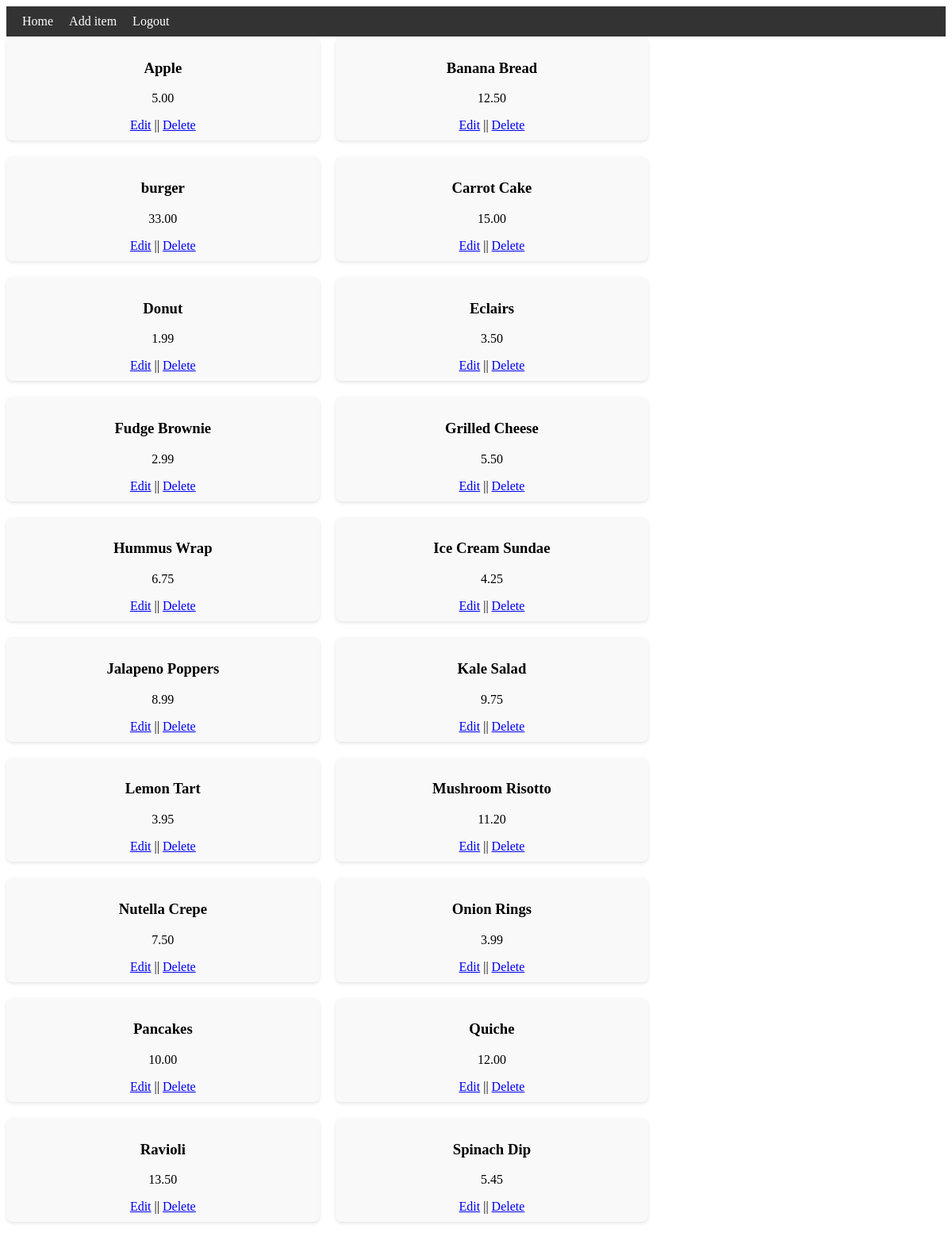
/admin.php (signed in), run on the app's committed database.
### tables this page shows
CREATE TABLE `food` (
  `FoodID` int(11) NOT NULL,
  `FoodName` varchar(255) DEFAULT NULL,
  `Price` decimal(10,2) DEFAULT NULL
);

### admin.php (the view, shortened to what this page needs)
<!DOCTYPE html>
<html lang="en">
<head>
    <link rel="stylesheet" href="style.css">
</head>
<body>
    <div id="navbar">
        <ul>
            <li><a href="admin.php">Home</a></li>
            <li><a href="insert.php">Add item</a></li>
            <li><a href="logout.php">Logout</a></li>
        </ul>
    </div>
            <?php
            include  'config.php';
            $sql = "SELECT * FROM food ORDER BY FoodName";
            $result = $conn->query($sql);
            if ($result->num_rows > 0) {
                while($row = $result->fetch_assoc()) {
                    echo "<div class='food-item'>";
                    echo "<h3>{$row['FoodName']}</h3>";
                    echo "<p>{$row['Price']}</p>";
                    echo '<a href="edit.php?food_id=' . $row['FoodID'] . '">Edit</a>';
                    echo '    ||   ';
                    echo '<a href="delete.php?food_id=' . $row['FoodID'] . '">Delete</a>';
                    echo "</div>";
                }
            } else {
                echo "0 results";
            }
            ?>
</body>
</html>

### style.css (style rules this page uses)
.food-item { background-color: #f9f9f9; padding: 10px; border-radius: 8px; box-shadow: 0 2px 4px rgba(0, 0, 0, 0.1); width: calc(33.33% - 20px); text-align: center; display: inline-block; margin-right: 20px; margin-bottom: 20px; vertical-align: top; }
#navbar { background-color: #333333; padding: 10px 20px; display: flex; justify-content: space-between; align-items: center; }
#navbar ul { list-style-type: none; margin: 0; padding: 0; display: flex; }
#navbar ul li { margin-right: 20px; }
#navbar ul li a { color: #fff; text-decoration: none; transition: color 0.3s; }

### data on the page
food: FoodName "Apple", Price "5.00"
food: FoodName "Banana Bread", Price "12.50"
food: FoodName "burger", Price "33.00"
food: FoodName "Carrot Cake", Price "15.00"
food: FoodName "Donut", Price "1.99"
food: FoodName "Eclairs", Price "3.50"
food: FoodName "Fudge Brownie", Price "2.99"
food: FoodName "Grilled Cheese", Price "5.50"
food: FoodName "Hummus Wrap", Price "6.75"
food: FoodName "Ice Cream Sundae", Price "4.25"
food: FoodName "Jalapeno Poppers", Price "8.99"
food: FoodName "Kale Salad", Price "9.75"
food: FoodName "Lemon Tart", Price "3.95"
food: FoodName "Mushroom Risotto", Price "11.20"
food: FoodName "Nutella Crepe", Price "7.50"
food: FoodName "Onion Rings", Price "3.99"
food: FoodName "Pancakes", Price "10.00"
food: FoodName "Quiche", Price "12.00"
food: FoodName "Ravioli", Price "13.50"
food: FoodName "Spinach Dip", Price "5.45"
